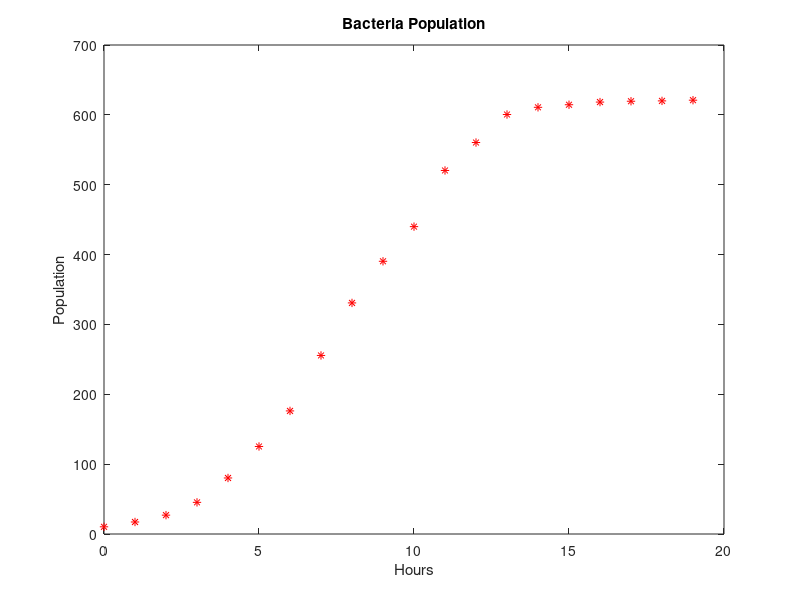
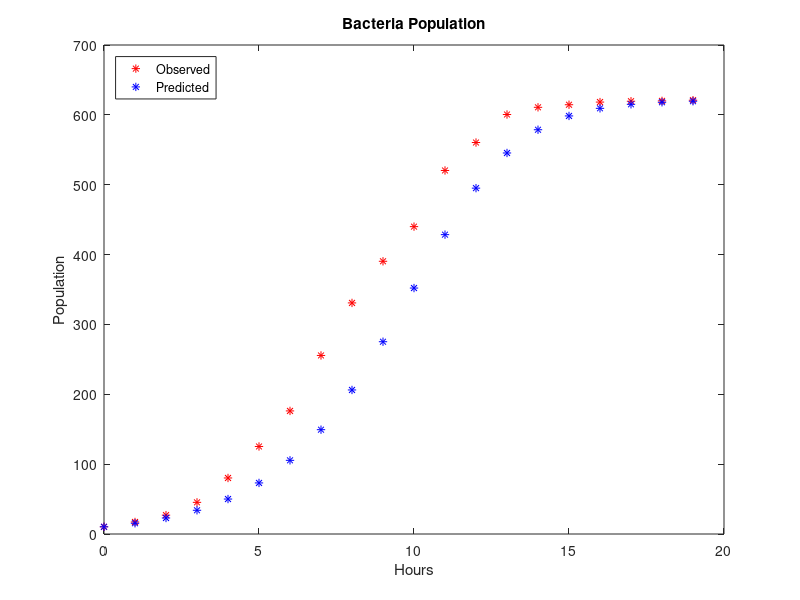

MATLAB code for these plots, in order:
figure
n = [0:19];
an = [10.3 17.2 27 45.3 80.2 125.3 176.2 255.6 330.8 390.4 440 520.4 560.4 600.5 610.8 614.5 618.3 619.5 620 621];
plot(n, an, 'r*');
xlabel('Hours');
ylabel('Population');
title('Bacteria Population');

dan = zeros(1,19);
for i=1:19
  dan(i) = an(i+1) - an(i)
endfor
dan

an_new = an(1:19);
X = (621 - an_new) .* an_new;
b = sum(X.*dan)/sum(X.*X)

pred = zeros(1,20); % 20 Values = 1 Initial Value + 19 Pred Values
pred(1) = 10.3

for i = 1:19
  pred(i+1) = pred(i)+b*(621-pred(i)) * pred(i);
endfor
pred

figure
plot(n, an, 'r*', n, pred, 'b*');
xlabel('Hours');
ylabel('Population');
title('Bacteria Population');
legend('Observed', 'Predicted', 'location', 'northwest')

